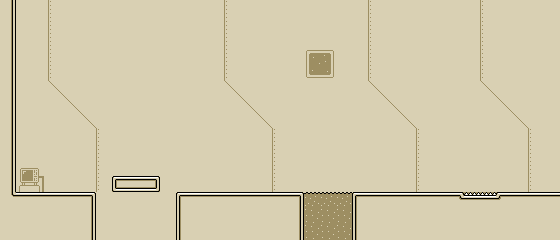

Below is a game level as drawn by its tile map, then a one-line description and the .tmx that defines it (tile-layer data replaced by summaries):
An orthogonal 35x15 tile map with 16x16 px tiles, 3 tile layers (Background, Danger, Floor), 2 tilesets and 4 objects.

<map version="1.0" orientation="orthogonal" renderorder="right-down" width="35" height="15" tilewidth="16" tileheight="16" nextobjectid="33">
 <tileset firstgid="1" name="tileset" tilewidth="16" tileheight="16">
  <image source="tileset.png" width="176" height="192" />
  <tile id="0">
   <properties>
    <property name="blockable" value="" />
   </properties>
  </tile>
  <tile id="1">
   <properties>
    <property name="blockable" value="" />
   </properties>
  </tile>
  <tile id="2">
   <properties>
    <property name="blockable" value="" />
   </properties>
  </tile>
  <tile id="3">
   <properties>
    <property name="blockable" value="" />
   </properties>
  </tile>
  <tile id="4">
   <properties>
    <property name="blockable" value="" />
   </properties>
  </tile>
  <tile id="5">
   <properties>
    <property name="blockable" value="" />
   </properties>
  </tile>
  <tile id="11">
   <properties>
    <property name="blockable" value="" />
   </properties>
  </tile>
  <tile id="12">
   <properties>
    <property name="blockable" value="" />
   </properties>
  </tile>
  <tile id="13">
   <properties>
    <property name="blockable" value="" />
   </properties>
  </tile>
  <tile id="14">
   <properties>
    <property name="blockable" value="" />
   </properties>
  </tile>
  <tile id="15">
   <properties>
    <property name="blockable" value="" />
   </properties>
  </tile>
  <tile id="16">
   <properties>
    <property name="blockable" value="" />
   </properties>
  </tile>
  <tile id="22">
   <properties>
    <property name="blockable" value="" />
   </properties>
  </tile>
  <tile id="23">
   <properties>
    <property name="blockable" value="" />
   </properties>
  </tile>
  <tile id="24">
   <properties>
    <property name="blockable" value="" />
   </properties>
  </tile>
  <tile id="25">
   <properties>
    <property name="blockable" value="" />
   </properties>
  </tile>
  <tile id="33">
   <properties>
    <property name="blockable" value="" />
   </properties>
  </tile>
  <tile id="34">
   <properties>
    <property name="blockable" value="" />
   </properties>
  </tile>
  <tile id="35">
   <properties>
    <property name="blockable" value="" />
   </properties>
  </tile>
  <tile id="36">
   <properties>
    <property name="blockable" value="" />
   </properties>
  </tile>
 </tileset>
 <tileset firstgid="133" name="objs" tilewidth="16" tileheight="16">
  <tile id="0">
   <image width="16" height="16" source="diamonds/diamond1.png" />
   <animation>
    <frame tileid="4" duration="100" />
    <frame tileid="2" duration="100" />
    <frame tileid="0" duration="100" />
    <frame tileid="3" duration="100" />
    <frame tileid="1" duration="100" />
   </animation>
  </tile>
  <tile id="1">
   <image width="16" height="16" source="diamonds/diamond2.png" />
  </tile>
  <tile id="2">
   <image width="16" height="16" source="diamonds/diamond3.png" />
  </tile>
  <tile id="3">
   <image width="16" height="16" source="diamonds/diamond4.png" />
  </tile>
  <tile id="4">
   <image width="16" height="16" source="diamonds/diamond5.png" />
  </tile>
  <tile id="5">
   <image width="16" height="16" source="keys/key1.png" />
   <animation>
    <frame tileid="6" duration="265" />
    <frame tileid="5" duration="265" />
   </animation>
  </tile>
  <tile id="6">
   <image width="16" height="16" source="keys/key2.png" />
  </tile>
 </tileset>
 <layer name="Background" width="35" height="15">
  <data>[525 cells, 525 non-empty, 11 distinct tile ids]</data>
 </layer>
 <layer name="Danger" width="35" height="15">
  <data>[525 cells, 11 non-empty, 3 distinct tile ids]</data>
 </layer>
 <layer name="Floor" width="35" height="15">
  <data>[525 cells, 94 non-empty, 12 distinct tile ids]</data>
 </layer>
 <objectgroup name="Diamond">
  <object id="24" x="111" y="157" width="17" height="17" />
  <object id="27" x="144" y="157" width="16" height="18" />
 </objectgroup>
 <objectgroup name="Key">
  <object id="28" x="238" y="173" width="19" height="18" />
 </objectgroup>
 <objectgroup name="Exit">
  <object id="32" x="526" y="143" width="33" height="48" />
 </objectgroup>
</map>
